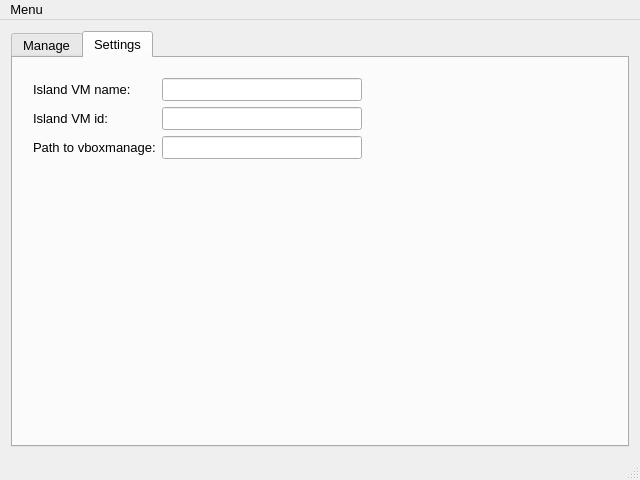
<?xml version="1.0" encoding="UTF-8"?>
<ui version="4.0">
 <class>MainWindow</class>
 <widget class="QMainWindow" name="MainWindow">
  <property name="geometry">
   <rect>
    <x>0</x>
    <y>0</y>
    <width>640</width>
    <height>480</height>
   </rect>
  </property>
  <property name="minimumSize">
   <size>
    <width>640</width>
    <height>480</height>
   </size>
  </property>
  <property name="font">
   <font>
    <pointsize>10</pointsize>
   </font>
  </property>
  <property name="windowTitle">
   <string>Island Manager</string>
  </property>
  <property name="windowIcon">
   <iconset>
    <normaloff>:/images/resources/island.ico</normaloff>:/images/resources/island.ico</iconset>
  </property>
  <property name="locale">
   <locale language="English" country="UnitedStates"/>
  </property>
  <widget class="QWidget" name="centralWidget">
   <layout class="QHBoxLayout" name="horizontalLayout">
    <item>
     <widget class="QTabWidget" name="tabWidget">
      <property name="currentIndex">
       <number>1</number>
      </property>
      <widget class="QWidget" name="tabIslandManagement">
       <attribute name="title">
        <string>Manage</string>
       </attribute>
       <layout class="QVBoxLayout" name="verticalLayout">
        <item>
         <layout class="QHBoxLayout" name="horizontalLayout_3">
          <item>
           <widget class="QLabel" name="islandStatusLabel">
            <property name="sizePolicy">
             <sizepolicy hsizetype="Preferred" vsizetype="Preferred">
              <horstretch>0</horstretch>
              <verstretch>0</verstretch>
             </sizepolicy>
            </property>
            <property name="font">
             <font>
              <pointsize>20</pointsize>
             </font>
            </property>
            <property name="text">
             <string>Island status: </string>
            </property>
            <property name="alignment">
             <set>Qt::AlignRight|Qt::AlignTop|Qt::AlignTrailing</set>
            </property>
           </widget>
          </item>
          <item>
           <widget class="QLabel" name="islandStatus">
            <property name="sizePolicy">
             <sizepolicy hsizetype="Fixed" vsizetype="Preferred">
              <horstretch>0</horstretch>
              <verstretch>0</verstretch>
             </sizepolicy>
            </property>
            <property name="palette">
             <palette>
              <active>
               <colorrole role="WindowText">
                <brush brushstyle="SolidPattern">
                 <color alpha="255">
                  <red>173</red>
                  <green>173</green>
                  <blue>173</blue>
                 </color>
                </brush>
               </colorrole>
              </active>
              <inactive>
               <colorrole role="WindowText">
                <brush brushstyle="SolidPattern">
                 <color alpha="255">
                  <red>173</red>
                  <green>173</green>
                  <blue>173</blue>
                 </color>
                </brush>
               </colorrole>
              </inactive>
              <disabled>
               <colorrole role="WindowText">
                <brush brushstyle="SolidPattern">
                 <color alpha="255">
                  <red>120</red>
                  <green>120</green>
                  <blue>120</blue>
                 </color>
                </brush>
               </colorrole>
              </disabled>
             </palette>
            </property>
            <property name="font">
             <font>
              <pointsize>20</pointsize>
             </font>
            </property>
            <property name="text">
             <string>unknown</string>
            </property>
            <property name="alignment">
             <set>Qt::AlignRight|Qt::AlignTop|Qt::AlignTrailing</set>
            </property>
           </widget>
          </item>
         </layout>
        </item>
        <item>
         <layout class="QHBoxLayout" name="horizontalLayout_4">
          <item>
           <widget class="QPushButton" name="launchIslandButton">
            <property name="sizePolicy">
             <sizepolicy hsizetype="Minimum" vsizetype="Preferred">
              <horstretch>0</horstretch>
              <verstretch>0</verstretch>
             </sizepolicy>
            </property>
            <property name="text">
             <string>Launch Island</string>
            </property>
           </widget>
          </item>
          <item>
           <widget class="QPushButton" name="shutdownIslandButton">
            <property name="sizePolicy">
             <sizepolicy hsizetype="Minimum" vsizetype="Preferred">
              <horstretch>0</horstretch>
              <verstretch>0</verstretch>
             </sizepolicy>
            </property>
            <property name="text">
             <string>Shutdown Island</string>
            </property>
           </widget>
          </item>
          <item>
           <widget class="QPushButton" name="restartIslandButton">
            <property name="sizePolicy">
             <sizepolicy hsizetype="Minimum" vsizetype="Preferred">
              <horstretch>0</horstretch>
              <verstretch>0</verstretch>
             </sizepolicy>
            </property>
            <property name="text">
             <string>Restart Island</string>
            </property>
           </widget>
          </item>
         </layout>
        </item>
       </layout>
      </widget>
      <widget class="QWidget" name="tabIslandSettings">
       <attribute name="title">
        <string>Settings</string>
       </attribute>
       <widget class="QWidget" name="verticalLayoutWidget_2">
        <property name="geometry">
         <rect>
          <x>605</x>
          <y>9</y>
          <width>16</width>
          <height>16</height>
         </rect>
        </property>
        <layout class="QVBoxLayout" name="verticalLayout_3"/>
       </widget>
       <widget class="QWidget" name="formLayoutWidget">
        <property name="geometry">
         <rect>
          <x>9</x>
          <y>9</y>
          <width>351</width>
          <height>361</height>
         </rect>
        </property>
        <layout class="QFormLayout" name="formLayout">
         <item row="0" column="0">
          <widget class="QLabel" name="vMnameLabel">
           <property name="text">
            <string>Island VM name:</string>
           </property>
          </widget>
         </item>
         <item row="0" column="1">
          <widget class="QLineEdit" name="vMnameLineEdit"/>
         </item>
         <item row="1" column="0">
          <widget class="QLabel" name="vMIdLabel">
           <property name="text">
            <string>Island VM id:</string>
           </property>
          </widget>
         </item>
         <item row="1" column="1">
          <widget class="QLineEdit" name="vMIdLineEdit"/>
         </item>
         <item row="2" column="0">
          <widget class="QLabel" name="pathToVboxmanageLabel">
           <property name="text">
            <string>Path to vboxmanage:</string>
           </property>
          </widget>
         </item>
         <item row="2" column="1">
          <widget class="QLineEdit" name="pathToVboxmanageLineEdit"/>
         </item>
        </layout>
       </widget>
      </widget>
     </widget>
    </item>
   </layout>
  </widget>
  <widget class="QMenuBar" name="menuBar">
   <property name="geometry">
    <rect>
     <x>0</x>
     <y>0</y>
     <width>640</width>
     <height>21</height>
    </rect>
   </property>
   <widget class="QMenu" name="menuOptions">
    <property name="title">
     <string>Menu</string>
    </property>
    <addaction name="actionMinimize"/>
    <addaction name="actionExit"/>
   </widget>
   <addaction name="menuOptions"/>
  </widget>
  <widget class="QStatusBar" name="statusBar">
   <property name="locale">
    <locale language="English" country="UnitedStates"/>
   </property>
  </widget>
  <action name="actionExit">
   <property name="text">
    <string>Exit</string>
   </property>
  </action>
  <action name="actionMinimize">
   <property name="text">
    <string>Minimize</string>
   </property>
  </action>
 </widget>
 <layoutdefault spacing="6" margin="11"/>
 <resources/>
 <connections/>
</ui>
